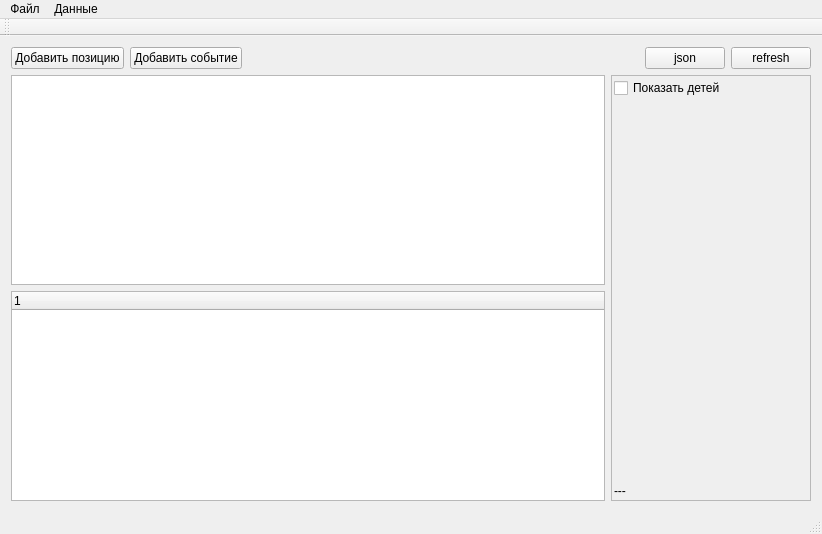
<?xml version="1.0" encoding="UTF-8"?>
<ui version="4.0">
 <class>MainWindow</class>
 <widget class="QMainWindow" name="MainWindow">
  <property name="geometry">
   <rect>
    <x>0</x>
    <y>0</y>
    <width>822</width>
    <height>534</height>
   </rect>
  </property>
  <property name="windowTitle">
   <string>MainWindow</string>
  </property>
  <widget class="QWidget" name="centralWidget">
   <layout class="QVBoxLayout" name="verticalLayout">
    <item>
     <layout class="QHBoxLayout" name="horizontalLayout">
      <property name="topMargin">
       <number>0</number>
      </property>
      <item>
       <widget class="QPushButton" name="btAdd">
        <property name="text">
         <string>Добавить позицию</string>
        </property>
       </widget>
      </item>
      <item>
       <widget class="QPushButton" name="btAddEvent">
        <property name="text">
         <string>Добавить событие</string>
        </property>
       </widget>
      </item>
      <item>
       <spacer name="horizontalSpacer">
        <property name="orientation">
         <enum>Qt::Horizontal</enum>
        </property>
        <property name="sizeHint" stdset="0">
         <size>
          <width>40</width>
          <height>20</height>
         </size>
        </property>
       </spacer>
      </item>
      <item>
       <widget class="QPushButton" name="btJson">
        <property name="text">
         <string>json</string>
        </property>
       </widget>
      </item>
      <item>
       <widget class="QPushButton" name="btRefresh">
        <property name="text">
         <string>refresh</string>
        </property>
       </widget>
      </item>
     </layout>
    </item>
    <item>
     <layout class="QHBoxLayout" name="horizontalLayout_2">
      <property name="topMargin">
       <number>0</number>
      </property>
      <item>
       <layout class="QVBoxLayout" name="vl3">
        <property name="leftMargin">
         <number>0</number>
        </property>
        <item>
         <widget class="QTableWidget" name="tableWidget">
          <property name="styleSheet">
           <string notr="true">selection-color: rgb(0, 0, 0);
selection-background-color: rgb(255, 255, 224);</string>
          </property>
          <property name="editTriggers">
           <set>QAbstractItemView::NoEditTriggers</set>
          </property>
          <property name="selectionBehavior">
           <enum>QAbstractItemView::SelectRows</enum>
          </property>
          <attribute name="horizontalHeaderStretchLastSection">
           <bool>true</bool>
          </attribute>
         </widget>
        </item>
        <item>
         <widget class="QTreeWidget" name="treeWidget">
          <property name="expandsOnDoubleClick">
           <bool>false</bool>
          </property>
          <column>
           <property name="text">
            <string notr="true">1</string>
           </property>
          </column>
         </widget>
        </item>
       </layout>
      </item>
      <item>
       <widget class="QFrame" name="frame">
        <property name="minimumSize">
         <size>
          <width>200</width>
          <height>0</height>
         </size>
        </property>
        <property name="maximumSize">
         <size>
          <width>200</width>
          <height>16777215</height>
         </size>
        </property>
        <property name="frameShape">
         <enum>QFrame::StyledPanel</enum>
        </property>
        <property name="frameShadow">
         <enum>QFrame::Raised</enum>
        </property>
        <layout class="QVBoxLayout" name="verticalLayout_2">
         <property name="spacing">
          <number>2</number>
         </property>
         <property name="leftMargin">
          <number>2</number>
         </property>
         <property name="topMargin">
          <number>2</number>
         </property>
         <property name="rightMargin">
          <number>2</number>
         </property>
         <property name="bottomMargin">
          <number>2</number>
         </property>
         <item>
          <widget class="QCheckBox" name="ckShowChilds">
           <property name="text">
            <string>Показать детей</string>
           </property>
          </widget>
         </item>
         <item>
          <layout class="QGridLayout" name="gridLayout">
           <property name="spacing">
            <number>3</number>
           </property>
          </layout>
         </item>
         <item>
          <spacer name="verticalSpacer">
           <property name="orientation">
            <enum>Qt::Vertical</enum>
           </property>
           <property name="sizeHint" stdset="0">
            <size>
             <width>20</width>
             <height>40</height>
            </size>
           </property>
          </spacer>
         </item>
         <item>
          <widget class="QLabel" name="lbLog">
           <property name="text">
            <string>---</string>
           </property>
           <property name="wordWrap">
            <bool>true</bool>
           </property>
          </widget>
         </item>
        </layout>
       </widget>
      </item>
     </layout>
    </item>
   </layout>
  </widget>
  <widget class="QMenuBar" name="menuBar">
   <property name="geometry">
    <rect>
     <x>0</x>
     <y>0</y>
     <width>822</width>
     <height>21</height>
    </rect>
   </property>
   <widget class="QMenu" name="menu">
    <property name="title">
     <string>Файл</string>
    </property>
    <addaction name="actOpenDB"/>
    <addaction name="separator"/>
    <addaction name="actExit"/>
   </widget>
   <widget class="QMenu" name="menu_2">
    <property name="title">
     <string>Данные</string>
    </property>
    <addaction name="actAddItem"/>
   </widget>
   <addaction name="menu"/>
   <addaction name="menu_2"/>
  </widget>
  <widget class="QToolBar" name="mainToolBar">
   <attribute name="toolBarArea">
    <enum>TopToolBarArea</enum>
   </attribute>
   <attribute name="toolBarBreak">
    <bool>false</bool>
   </attribute>
  </widget>
  <widget class="QStatusBar" name="statusBar"/>
  <action name="actOpenDB">
   <property name="text">
    <string>Открыть базу...</string>
   </property>
  </action>
  <action name="actExit">
   <property name="text">
    <string>Выход</string>
   </property>
  </action>
  <action name="actAddItem">
   <property name="text">
    <string>Добавить позицию</string>
   </property>
  </action>
 </widget>
 <layoutdefault spacing="6" margin="11"/>
 <resources/>
 <connections/>
</ui>
